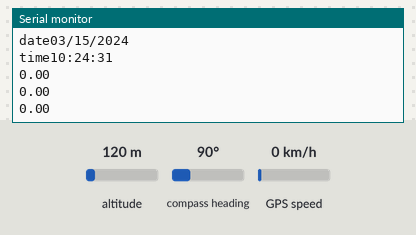
Bench run of a sketch on a simulated Arduino Uno, built with avr-gcc and run on an emulated ATmega328P. On the bench: the last lines printed to the serial monitor. The test bench sets the inputs (shaded band); at power-on: altitude 120 m, compass heading 90°, GPS speed 0 km/h. The GPS gets a fix after 3 s at 37.7749, -122.4194 with 8 satellites.

Above: at 1.2 s.
1.3 s: altitude set to 20 m
2.8 s: compass heading set to 7°
At 3.9 s:
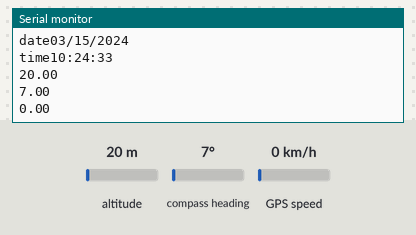
4.3 s: GPS speed set to 2 km/h
At 5.9 s:
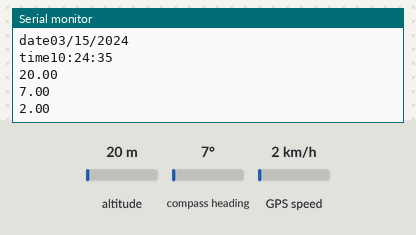
Timing chart, 0 to 7.4 s (numbered marks = the images above; inputs shaded):
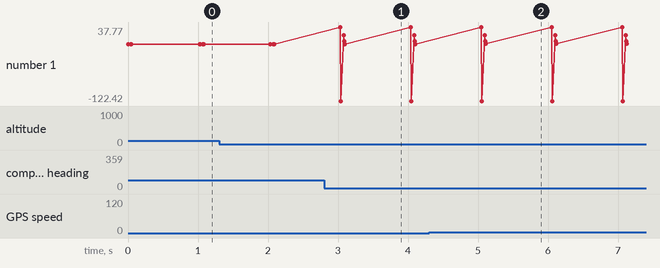

Measured:
- after the input at 2.8 s, the serial monitor: prints a new line after 0.29 s (image 1)
- after the input at 4.3 s, the serial monitor: prints a new line after 0.81 s (image 2)
- plotted number 1: 0 → 2 after the input at 4.3 s

The sketch:

test_GPS.ino
```cpp
#include <TinyGPS++.h>
#include <SoftwareSerial.h>

static const int RXPin = 4, TXPin = 3;
static const uint32_t GPSBaud = 9600;

TinyGPSPlus gps;
SoftwareSerial ss(RXPin, TXPin);

void setup()
{
  Serial.begin(9600);
  ss.begin(GPSBaud);

}

void loop()
{


  Serial.println(gps.location.lat());
  Serial.println(gps.location.lng());

  printDateTime(gps.date, gps.time);
  Serial.println(gps.altitude.meters());
  Serial.println(gps.course.deg());
  Serial.println(gps.speed.kmph());


  Serial.println();

  smartDelay(1000);

  if (millis() > 5000 && gps.charsProcessed() < 10)
    Serial.println(F("No GPS data received: check wiring"));
}

// This custom version of delay() ensures that the gps object
// is being "fed".
static void smartDelay(unsigned long ms)
{
  unsigned long start = millis();
  do
  {
    while (ss.available())
      gps.encode(ss.read());
  } while (millis() - start < ms);
}


static void printDateTime(TinyGPSDate &d, TinyGPSTime &t)
{
  char da[32];
 char tim[32];
  if (!d.isValid())
  {
    Serial.print(F("********** "));

  }
  else
  {
    // String dat = String(d.month())+String(":")+String( d.day())+String(":")+String(d.year());

    sprintf(da, "%02d/%02d/%02d ", d.month(), d.day(), d.year());
    Serial.println(String("date")+String(da));
  }

  if (!t.isValid())
  {
    Serial.print(F("******** "));
  }
  else
  {

    sprintf(tim, "%02d:%02d:%02d ", t.hour(), t.minute(), t.second());
    Serial.println(String("time")+String(tim));
  }


  smartDelay(0);

}
```
